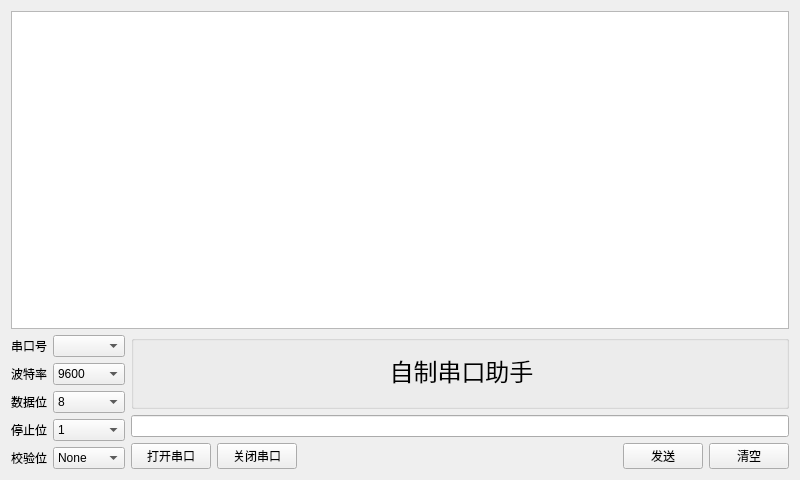
<?xml version="1.0" encoding="UTF-8"?>
<ui version="4.0">
 <class>Widget</class>
 <widget class="QWidget" name="Widget">
  <property name="geometry">
   <rect>
    <x>0</x>
    <y>0</y>
    <width>800</width>
    <height>480</height>
   </rect>
  </property>
  <property name="windowTitle">
   <string>Widget</string>
  </property>
  <layout class="QGridLayout" name="gridLayout_2">
   <item row="1" column="0">
    <layout class="QGridLayout" name="gridLayout">
     <item row="0" column="0">
      <widget class="QLabel" name="label">
       <property name="text">
        <string>串口号</string>
       </property>
      </widget>
     </item>
     <item row="0" column="1">
      <widget class="QComboBox" name="serialCb"/>
     </item>
     <item row="1" column="0">
      <widget class="QLabel" name="label_2">
       <property name="text">
        <string>波特率</string>
       </property>
      </widget>
     </item>
     <item row="4" column="0">
      <widget class="QLabel" name="label_5">
       <property name="text">
        <string>校验位</string>
       </property>
      </widget>
     </item>
     <item row="4" column="1">
      <widget class="QComboBox" name="checkCb">
       <item>
        <property name="text">
         <string>None</string>
        </property>
       </item>
       <item>
        <property name="text">
         <string>Odd</string>
        </property>
       </item>
       <item>
        <property name="text">
         <string>Even</string>
        </property>
       </item>
      </widget>
     </item>
     <item row="2" column="1">
      <widget class="QComboBox" name="dataCb">
       <property name="currentIndex">
        <number>3</number>
       </property>
       <item>
        <property name="text">
         <string>5</string>
        </property>
       </item>
       <item>
        <property name="text">
         <string>6</string>
        </property>
       </item>
       <item>
        <property name="text">
         <string>7</string>
        </property>
       </item>
       <item>
        <property name="text">
         <string>8</string>
        </property>
       </item>
      </widget>
     </item>
     <item row="2" column="0">
      <widget class="QLabel" name="label_3">
       <property name="text">
        <string>数据位</string>
       </property>
      </widget>
     </item>
     <item row="3" column="0">
      <widget class="QLabel" name="label_4">
       <property name="text">
        <string>停止位</string>
       </property>
      </widget>
     </item>
     <item row="3" column="1">
      <widget class="QComboBox" name="stopCb">
       <item>
        <property name="text">
         <string>1</string>
        </property>
       </item>
       <item>
        <property name="text">
         <string>1.5</string>
        </property>
       </item>
       <item>
        <property name="text">
         <string>2</string>
        </property>
       </item>
      </widget>
     </item>
     <item row="1" column="1">
      <widget class="QComboBox" name="baudrateCb">
       <property name="currentIndex">
        <number>1</number>
       </property>
       <item>
        <property name="text">
         <string>4800</string>
        </property>
       </item>
       <item>
        <property name="text">
         <string>9600</string>
        </property>
       </item>
       <item>
        <property name="text">
         <string>115200</string>
        </property>
       </item>
      </widget>
     </item>
    </layout>
   </item>
   <item row="1" column="1">
    <layout class="QVBoxLayout" name="verticalLayout">
     <item>
      <widget class="QGroupBox" name="groupBox">
       <property name="minimumSize">
        <size>
         <width>150</width>
         <height>50</height>
        </size>
       </property>
       <property name="title">
        <string/>
       </property>
       <widget class="QLabel" name="label_6">
        <property name="geometry">
         <rect>
          <x>10</x>
          <y>0</y>
          <width>641</width>
          <height>71</height>
         </rect>
        </property>
        <property name="minimumSize">
         <size>
          <width>80</width>
          <height>40</height>
         </size>
        </property>
        <property name="font">
         <font>
          <pointsize>18</pointsize>
         </font>
        </property>
        <property name="text">
         <string>自制串口助手</string>
        </property>
        <property name="alignment">
         <set>Qt::AlignCenter</set>
        </property>
       </widget>
      </widget>
     </item>
     <item>
      <widget class="QLineEdit" name="sendEdit"/>
     </item>
     <item>
      <layout class="QHBoxLayout" name="horizontalLayout">
       <item>
        <widget class="QPushButton" name="openBt">
         <property name="text">
          <string>打开串口</string>
         </property>
        </widget>
       </item>
       <item>
        <widget class="QPushButton" name="closeBt">
         <property name="text">
          <string>关闭串口</string>
         </property>
        </widget>
       </item>
       <item>
        <spacer name="horizontalSpacer">
         <property name="orientation">
          <enum>Qt::Horizontal</enum>
         </property>
         <property name="sizeHint" stdset="0">
          <size>
           <width>40</width>
           <height>20</height>
          </size>
         </property>
        </spacer>
       </item>
       <item>
        <widget class="QPushButton" name="sendBt">
         <property name="text">
          <string>发送</string>
         </property>
        </widget>
       </item>
       <item>
        <widget class="QPushButton" name="clearBt">
         <property name="text">
          <string>清空</string>
         </property>
        </widget>
       </item>
      </layout>
     </item>
    </layout>
   </item>
   <item row="0" column="0" colspan="2">
    <widget class="QPlainTextEdit" name="receiveEdit">
     <property name="readOnly">
      <bool>true</bool>
     </property>
    </widget>
   </item>
  </layout>
 </widget>
 <layoutdefault spacing="6" margin="11"/>
 <resources/>
 <connections/>
</ui>
